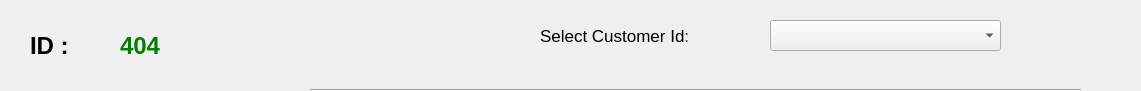
   <widget class="QWidget" name="clerk_info" native="true">
    <property name="geometry">
     <rect>
      <x>0</x>
      <y>0</y>
      <width>1141</width>
      <height>91</height>
     </rect>
    </property>
    <widget class="QLabel" name="clerk_id">
     <property name="geometry">
      <rect>
       <x>120</x>
       <y>20</y>
       <width>81</width>
       <height>51</height>
      </rect>
     </property>
     <property name="font">
      <font>
       <pointsize>18</pointsize>
       <weight>75</weight>
       <bold>true</bold>
      </font>
     </property>
     <property name="styleSheet">
      <string notr="true">color:green</string>
     </property>
     <property name="text">
      <string>404</string>
     </property>
    </widget>
    <widget class="QComboBox" name="customer_comboBox">
     <property name="geometry">
      <rect>
       <x>770</x>
       <y>20</y>
       <width>231</width>
       <height>31</height>
      </rect>
     </property>
     <property name="font">
      <font>
       <pointsize>11</pointsize>
      </font>
     </property>
    </widget>
    <widget class="QLabel" name="label">
     <property name="geometry">
      <rect>
       <x>540</x>
       <y>10</y>
       <width>221</width>
       <height>51</height>
      </rect>
     </property>
     <property name="font">
      <font>
       <pointsize>13</pointsize>
      </font>
     </property>
     <property name="text">
      <string>Select Customer Id:</string>
     </property>
    </widget>
    <widget class="QLabel" name="clerk_id_2">
     <property name="geometry">
      <rect>
       <x>30</x>
       <y>20</y>
       <width>61</width>
       <height>51</height>
      </rect>
     </property>
     <property name="font">
      <font>
       <pointsize>18</pointsize>
       <weight>75</weight>
       <bold>true</bold>
      </font>
     </property>
     <property name="text">
      <string>ID : </string>
     </property>
    </widget>
    <widget class="Line" name="line">
     <property name="geometry">
      <rect>
       <x>310</x>
       <y>80</y>
       <width>771</width>
       <height>20</height>
      </rect>
     </property>
     <property name="orientation">
      <enum>Qt::Horizontal</enum>
     </property>
    </widget>
   </widget>
